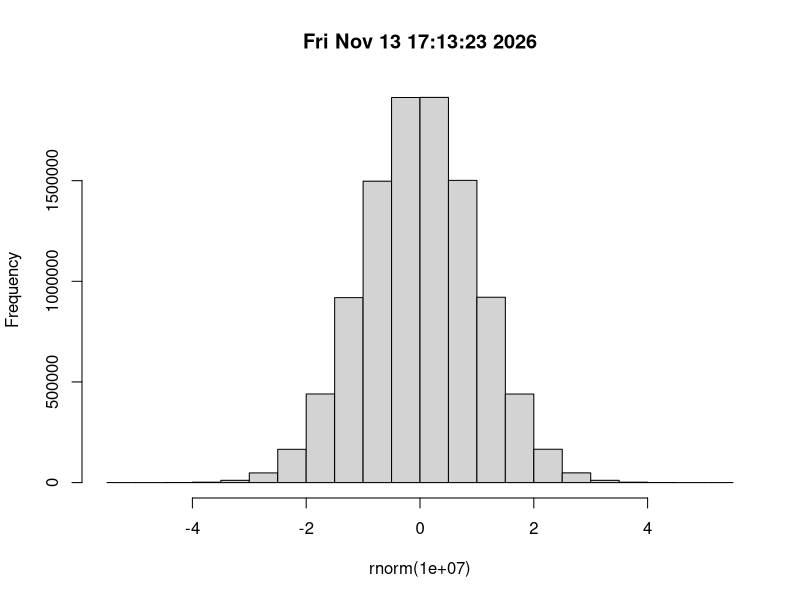

This chart was generated by the following R code:
## ---- chunk 1
hist(rnorm(1e7), main=date())
